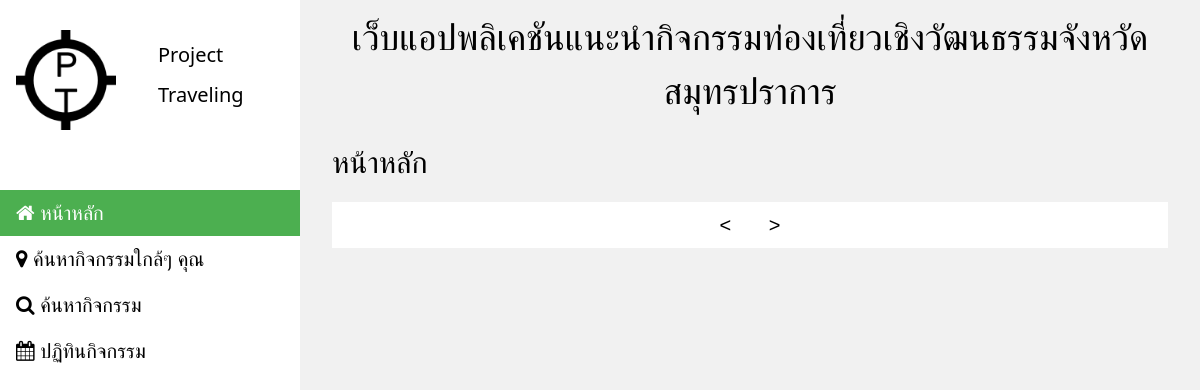
The app's page /travel_fe/index.php, older data.
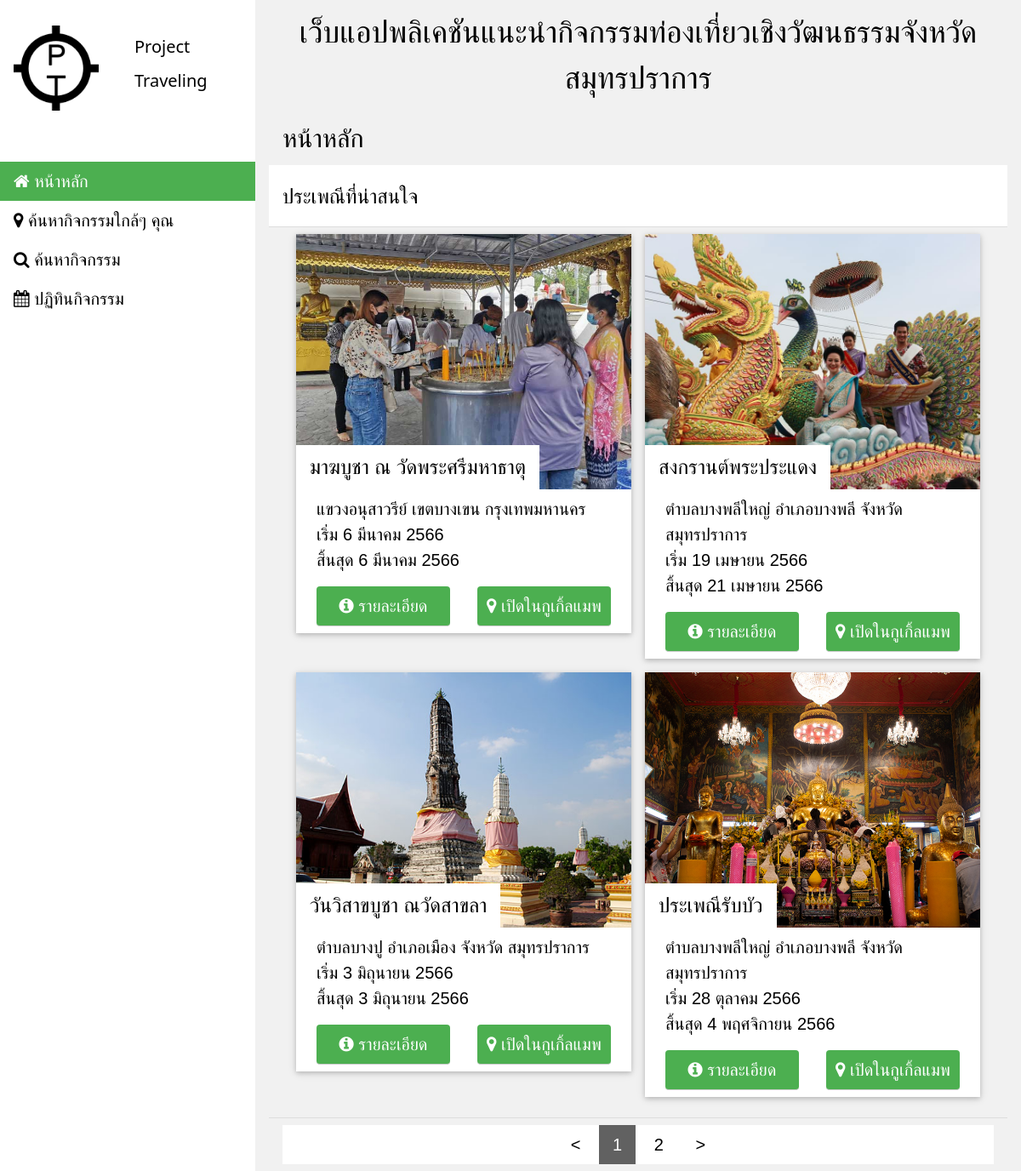
The same page, newer data.
### tables this page shows
CREATE TABLE `table_event` (
  `ev_id` int(11) UNSIGNED NOT NULL,
  `ev_name` text NOT NULL,
  `ev_desc` longtext NOT NULL,
  `ev_date_beg` date NOT NULL,
  `ev_date_end` date NOT NULL,
  `ev_day_beg` tinyint(3) UNSIGNED NOT NULL,
  `ev_month_beg` tinyint(3) UNSIGNED NOT NULL,
  `ev_day_end` tinyint(3) UNSIGNED NOT NULL,
  `ev_month_end` tinyint(3) UNSIGNED NOT NULL,
  `ev_day_type` enum('sun','moon') NOT NULL DEFAULT 'sun',
  `ev_img_list` text NOT NULL,
  `ev_ref_place_id` int(11) UNSIGNED NOT NULL,
  `ev_origin` int(11) UNSIGNED NOT NULL
);

CREATE TABLE `table_local` (
  `lc_id` int(11) NOT NULL,
  `lc_tumbol` tinytext NOT NULL,
  `lc_province` tinytext NOT NULL,
  `lc_amphoe` tinytext NOT NULL
);

### travel_fe/tab/tabHelper.php (called while the page is built, shortened)
<?php
if( !isset($_GET["pageName"]) ){
	$tabSelected = "home";
}else{
	$tabSelected = $_GET["pageName"];
}
?>

### travel_fe/date_helper.php (called while the page is built, shortened)
<?php
function dateThai($strDate){
	$strYear = date("Y",strtotime($strDate)) + 543;
	$strMonth = date("n",strtotime($strDate)) - 1;
	$strDay = date("j",strtotime($strDate));
	$MONTH_ENUM_THAI = [
	"มกราคม",
	"กุมภาพันธ์",
	"มีนาคม",
	"เมษายน",
	"พฤษภาคม",
	"มิถุนายน",
	"กรกฏาคม",
	"สิงหาคม",
	"กันยายน",
	"ตุลาคม",
	"พฤศจิกายน",
	"ธันวาคม"
];
	$strMonthTxt = $MONTH_ENUM_THAI[$strMonth];
	return "$strDay $strMonthTxt $strYear";
}
?>

### travel_fe/homepage/index.php (the view, shortened to what this page needs)
<?php
$page_number = 0;
$show_count = 4;
$clen = $conn->query("SELECT Count(*) As CountRes FROM table_event INNER JOIN table_place ON pl_id = ev_ref_place_id WHERE DATE(ev_date_beg) >= NOW()")->fetch_all(MYSQLI_ASSOC)[0]["CountRes"];
$clen_padded = ceil($clen / $show_count);
$page_num_prev = max($page_number - 1,0);
$page_num_next = min($page_number + 1,$clen_padded - 1);
$stmt = $conn->prepare("SELECT * FROM table_event  INNER JOIN table_place ON pl_id = ev_ref_place_id INNER JOIN table_local ON lc_id = pl_amphoe WHERE DATE(ev_date_beg) >= NOW() OR NOW() BETWEEN DATE(ev_date_beg) AND DATE(ev_date_end) ORDER BY ev_date_beg ASC LIMIT ?,?");
$real_page_number = $page_number * $show_count;
$stmt->bind_param("ii",$real_page_number,$show_count);
$stmt->execute();
$result1 = $stmt->get_result();
$google_map_ext_url = "https://www.google.com/maps/place/";
?>
<div class="">
  <div class="w3-container">
    <h2>หน้าหลัก</h2>
  </div>
  <ul class="w3-ul" id="dom_main_ul">
    <?php if($result1 && $result1->num_rows > 0){?>
      <li class="w3-white">
        <h3> ประเพณีที่น่าสนใจ </h3>
      </li>
      <li>
        <div class="w3-row-padding" >
          <?php
          while($rows = $result1->fetch_assoc()){
            $t_id = $rows["ev_id"];
            $t_name = $rows["ev_name"];
            $t_img = explode(",",$rows["ev_img_list"])[0];
            $t_sdate = $rows["ev_date_beg"];
            $t_edate = $rows["ev_date_end"];
            $pl_geo_lat = $rows["pl_geo_lat"];
            $pl_geo_lon = $rows["pl_geo_lon"];
            $lc_named  = namedAuthorized($rows["lc_province"],$rows["lc_amphoe"],$rows["lc_tumbol"]);
            ?>
            <div class="w3-half w3-content w3-margin-bottom w3-animate-left" >
              <div class="w3-card w3-text-white w3-black">
              <div class="w3-display-container w3-text-right w3-tooltip">
                  <img src="<?=$t_img;?>" style="width:100%; height:300px; object-fit: cover;" class="">
                  <div class="w3-xlarge w3-display-bottomleft w3-padding w3-white" style="white-space:nowrap; text-overflow: ellipsis; overflow:hidden;">
                    <?=$t_name;?>
                  </div>
              </div>
              <div class="w3-display-container w3-white w3-text">
                    <div class="w3-row-padding">
                       <div class="w3-full w3-padding">
                        <?=$lc_named;?> <br>
                        เริ่ม <?=dateThai($t_sdate);?> <br>
                        สิ้นสุด <?=dateThai($t_edate);?> <br>
                      </div>
                      <div class="w3-half w3-padding">
                        <a href="./index.php?pageName=article&articleid=<?=$t_id;?>" class="w3-input w3-button w3-green w3-round">
                          <i class="fa fa-info-circle"></i>
                          รายละเอียด
                        </a>
                      </div>
                      <div class="w3-half w3-padding">
                        <a href="<?=$google_map_ext_url.$pl_geo_lat.",".$pl_geo_lon?>" class="w3-input w3-button w3-green w3-round" target="new">
                          <i class="fa fa-map-marker"></i>
                          เปิดในกูเกิ้ลแมพ
                        </a>
                      </div>
                    </div>
                  </div>
              </div>
            </div>
            <?php
          }
          ?>
        </div>
      </li>
    <?php }?>
    <li>
      <div class="w3-bar w3-white w3-center">
        <a href="./index.php?page_number=<?=$page_num_prev;?>" class="w3-button"> &lt; </a>
        <?php
        for ($i = 0 ; $i < $clen_padded ; $i++)
        {
         ?>
         <a href="./index.php?page_number=<?=$i;?>" class="w3-button <?php if($i == $page_number)echo "w3-dark-grey";?>"> <?=$i + 1;?></a>
         <?php
       }
       ?>
       <a href="./index.php?page_number=<?=$page_num_next;?>" class="w3-button"> &gt; </a>
     </div>
   </li>
 </ul>
</div>

### travel_fe/index.php (shortened to what this page needs)
<?php
require("date_helper.php");
function namedAuthorized($province,$amphoe,$tumbol){
	$arr = [
		" ตำบล"," อำเภอ",
		" แขวง"," เขต"
		];
	if($province == "กรุงเทพมหานคร"){
		return $arr[2] . $tumbol . $arr[3] . $amphoe . " กรุงเทพมหานคร";
	}
	return $arr[0] . $tumbol . $arr[1] . $amphoe . " จังหวัด " . $province;
}
?>
<!doctype html>
<html lang="th">
	<head>
		<?php require("bootstrap.php"); ?>
	</head>
	<body class="w3-content w3-light-grey" style="max-width:1600px;">
		<?php require("./tab/tab.php"); ?>
	</body>
</html>

### travel_fe/bootstrap.php (shortened to what this page needs)
<link rel="preload" href="./css/w3.css" annonymous="true" as="style" onload="this.onload=null;this.rel='stylesheet'">
<link rel="stylesheet" href="https://cdnjs.cloudflare.com/ajax/libs/font-awesome/4.7.0/css/font-awesome.min.css">
<link rel="stylesheet" href="./css/font.css" />

### travel_fe/tab/tab.php (shortened to what this page needs)
  <?php
require("tabHelper.php");
?>
<nav class="w3-sidebar w3-collapse w3-white w3-animate-left" style="z-index:3;width:300px;" id="dom_tab_main"><br>
    <div class="w3-bar-block w3-row-padding">
      <div class="w3-half">
        <img src="./favicon.png" style="width:100px; height:100px; object-fit:cover;" class="w3-round">
      </div>
      <div class="w3-half">
      <h4>Project</h4><h4>Traveling</h4></div>
    </div>
    <br><br>
    <div class="w3-bar-block">
    <a href="./index.php?pageName=home" class="w3-bar-item w3-button w3-padding <?php if($tabSelected == "home")echo "w3-green";?>" >
      <span><i class="fa fa-home fa-th-large"></i> หน้าหลัก </span>
    </a>
    <a href="./index.php?pageName=gpssearch" class="w3-bar-item w3-button w3-padding <?php if($tabSelected == "gpssearch")echo "w3-green";?>">
      <span><i class="fa fa-map-marker"></i> ค้นหากิจกรรมใกล้ๆ คุณ </span>
    </a>
    <a href="./index.php?pageName=linearlist" class="w3-bar-item w3-button w3-padding <?php if($tabSelected == "linearlist")echo "w3-green";?>">
      <span><i class="fa fa-search"></i> ค้นหากิจกรรม </span>
    </a>
    <a href="./index.php?pageName=calendar" class="w3-bar-item w3-button w3-padding <?php if($tabSelected == "calendar")echo "w3-green";?>">
      <span><i class="fa fa-calendar"></i> ปฏิทินกิจกรรม </span>
    </a>
  </div>
</nav>
<div class="w3-main" style="margin-left:300px;">
 <header>
  <div class="w3-container w3-center">
   <h1>เว็บแอปพลิเคชันแนะนำกิจกรรมท่องเที่ยวเชิงวัฒนธรรมจังหวัดสมุทรปราการ</h1>
 </div>
</header>
<div class="w3-container w3-main">
 <?php
 switch($tabSelected){
  case "home" : require("./homepage/index.php");break;
}
?>
</div>
</div>

### travel_fe/css/w3.css (style rules this page uses)
*,*:before,*:after { box-sizing:inherit }
html { -ms-text-size-adjust:100%;-webkit-text-size-adjust:100% }
body { margin:0 }
article,aside,details,figcaption,figure,footer,header,main,menu,nav,section { display:block }
a { background-color:transparent }
img { border-style:none }
html,body { font-family:Verdana,sans-serif;font-size:15px;line-height:1.5 }
html { overflow-x:hidden }
h1 { font-size:36px }
h2 { font-size:30px }
h3 { font-size:24px }
h4 { font-size:20px }
h1,h2,h3,h4,h5,h6 { font-family:"Segoe UI",Arial,sans-serif;font-weight:400;margin:10px 0 }
img { vertical-align:middle }
a { color:inherit }
.w3-btn,.w3-button { border:none;display:inline-block;padding:8px 16px;vertical-align:middle;overflow:hidden;text-decoration:none;color:inherit;background-color:inherit;text-align:center;cursor:pointer;white-space:nowrap }
.w3-btn,.w3-button { -webkit-touch-callout:none;-webkit-user-select:none;-khtml-user-select:none;-moz-user-select:none;-ms-user-select:none;user-select:none }
.w3-ul { list-style-type:none;padding:0;margin:0 }
.w3-ul li { padding:8px 16px;border-bottom:1px solid #ddd }
.w3-ul li:last-child { border-bottom:none }
.w3-tooltip,.w3-display-container { position:relative }
.w3-input { padding:8px;display:block;border:none;border-bottom:1px solid #ccc;width:100% }
.w3-sidebar { height:100%;width:200px;background-color:#fff;position:fixed!important;z-index:1;overflow:auto }
.w3-main,#main { transition:margin-left .4s }
.w3-bar { width:100%;overflow:hidden }
.w3-bar .w3-button { white-space:normal }
.w3-bar-block .w3-bar-item { width:100%;display:block;padding:8px 16px;text-align:left;border:none;white-space:normal;float:none;outline:0 }
.w3-container:after,.w3-container:before,.w3-panel:after,.w3-panel:before,.w3-row:after,.w3-row:before,.w3-row-padding:after,.w3-row-padding:before, .w3-cell-row:before,.w3-cell-row:after,.w3-clear:after,.w3-clear:before,.w3-bar:before,.w3-bar:after { content:"";display:table;clear:both }
.w3-col,.w3-half,.w3-third,.w3-twothird,.w3-threequarter,.w3-quarter { float:left;width:100% }
@media (min-width:601px) { .w3-col.m6,.w3-half { width:49.99999% } }
.w3-content,.w3-auto { margin-left:auto;margin-right:auto }
.w3-content { max-width:980px }
@media (min-width:993px) { .w3-sidebar.w3-collapse { display:block!important } }
.w3-display-bottomleft { position:absolute;left:0;bottom:0 }
.w3-round,.w3-round-medium { border-radius:4px }
.w3-row-padding,.w3-row-padding>.w3-half,.w3-row-padding>.w3-third,.w3-row-padding>.w3-twothird,.w3-row-padding>.w3-threequarter,.w3-row-padding>.w3-quarter,.w3-row-padding>.w3-col { padding:0 8px }
.w3-container,.w3-panel { padding:0.01em 16px }
.w3-card,.w3-card-2 { box-shadow:0 2px 5px 0 rgba(0,0,0,0.16),0 2px 10px 0 rgba(0,0,0,0.12) }
.w3-animate-left { position:relative;animation:animateleft 0.4s }
.w3-xlarge { font-size:24px!important }
.w3-center { text-align:center!important }
.w3-margin-bottom { margin-bottom:16px!important }
.w3-padding { padding:8px 16px!important }
.w3-green,.w3-hover-green:hover { color:#fff!important;background-color:#4CAF50!important }
.w3-white,.w3-hover-white:hover { color:#000!important;background-color:#fff!important }
.w3-black,.w3-hover-black:hover { color:#fff!important;background-color:#000!important }
.w3-light-grey,.w3-hover-light-grey:hover,.w3-light-gray,.w3-hover-light-gray:hover { color:#000!important;background-color:#f1f1f1!important }
.w3-dark-grey,.w3-hover-dark-grey:hover,.w3-dark-gray,.w3-hover-dark-gray:hover { color:#fff!important;background-color:#616161!important }
.w3-text-white,.w3-hover-text-white:hover { color:#fff!important }

### travel_fe/index.php (style rules this page uses)
* { font-size: 20px; }
body { margin:0px; }

Row changes from the older to the newer data that the page shows:
added table_event: shows a picture, ev_name "มาฆบูชา ณ วัดพระศรีมหาธาตุ", table_local.lc_province+lc_amphoe+lc_tumbol "แขวงอนุสาวรีย์ เขตบางเขน กรุงเทพมหานคร", ev_date_beg "6 มีนาคม 2566", ev_date_end "6 มีนาคม 2566"
added table_event: ev_img_list (picture), ev_name "สงกรานต์พระประแดง", table_local.lc_province+lc_amphoe+lc_tumbol "ตำบลบางพลีใหญ่ อำเภอบางพลี จังหวัด สมุทรปราการ", ev_date_beg "19 เมษายน 2566", ev_date_end "21 เมษายน 2566"
added table_event: ev_img_list (picture), ev_name "วันวิสาขบูชา ณวัดสาขลา", table_local.lc_province+lc_amphoe+lc_tumbol "ตำบลบางปู อำเภอเมือง จังหวัด สมุทรปราการ", ev_date_beg "3 มิถุนายน 2566", ev_date_end "3 มิถุนายน 2566"
added table_event: ev_img_list (picture), ev_name "ประเพณีรับบัว", table_local.lc_province+lc_amphoe+lc_tumbol "ตำบลบางพลีใหญ่ อำเภอบางพลี จังหวัด สมุทรปราการ", ev_date_beg "28 ตุลาคม 2566", ev_date_end "4 พฤศจิกายน 2566"
Text that changed along with them:
text now shown: "ประเพณีที่น่าสนใจ"
new list line: "1"
new list line: "2"
